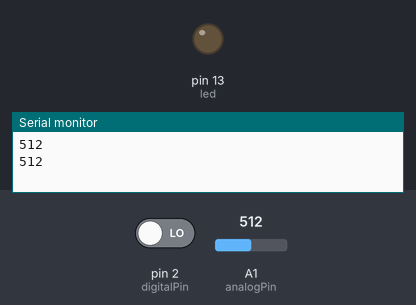
Simulated run of this sketch. Board: Arduino Uno, built with avr-gcc and run on an emulated ATmega328P. Parts: output pins drawn as LEDs (lit = HIGH), the last lines printed to the serial monitor. The test bench sets the inputs (shaded band); at power-on: pin 2 (digitalPin) LOW, A1 (analogPin) = 512.

Above: at 1.8 s.
1.9 s: pin 2 (digitalPin) driven HIGH
At 2.9 s:
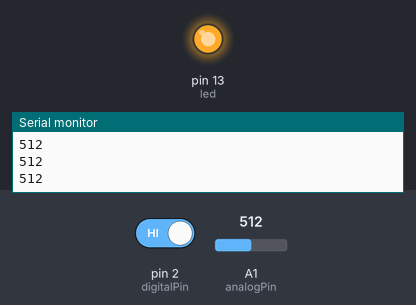
3.5 s: pin 2 (digitalPin) driven LOW
At 4.4 s:
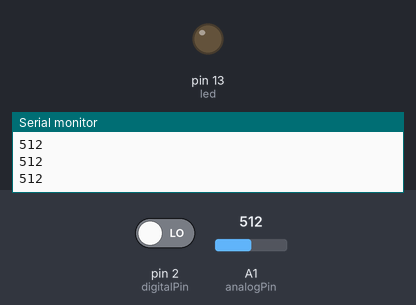
Timing chart, 0 to 6.5 s (numbered marks = the images above; inputs shaded):
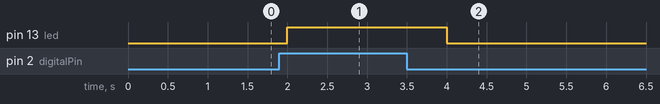

Measured:
- after the input at 1.9 s, pin 13 (led): LOW → HIGH after 0.10 s
- after the input at 3.5 s, pin 13 (led): HIGH → LOW after 0.50 s

The sketch:

KY-026_flame_sensor.ino
```cpp
int led = 13; // define the LED pin
int digitalPin = 2; // KY-026 digital interface
int analogPin = A1; // KY-026 analog interface
int digitalVal; // digital readings
int analogVal; //analog readings
void setup()
{
  pinMode(led, OUTPUT);
  pinMode(digitalPin, INPUT);
  pinMode(analogPin, INPUT);
  Serial.begin(9600);
}
void loop()
{
  // Read the digital interface
  digitalVal = digitalRead(digitalPin);
  if(digitalVal == HIGH) // if flame is detected
  {
    digitalWrite(led, HIGH); // turn ON Arduino's LED
  }
  else
  {
    digitalWrite(led, LOW); // turn OFF Arduino's LED
  }
  // Read the analog interface
  analogVal = analogRead(analogPin);
  Serial.println(analogVal); // print analog value to serial
  delay(1000);
}
```
